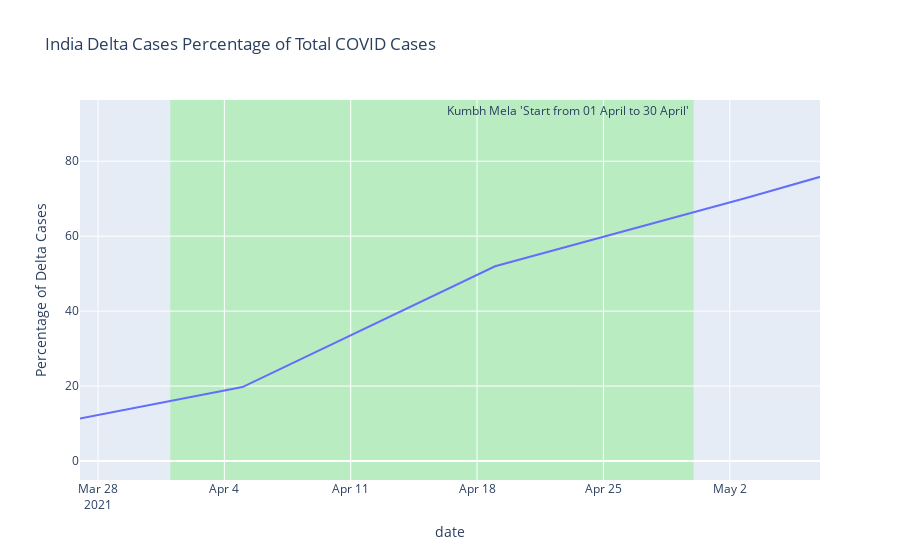

This figure's notebook cell:
### Code cell
fig = px.line(INDDelta, x='date', y='perc_sequences', 
              labels={
                     "perc_sequences": "Percentage of Delta Cases",
                 },
              title='India Delta Cases Percentage of Total COVID Cases'
              ,range_x=['2021-03-27','2021-05-07'])
# summer holiday taken between 3 June and 14 September 2020. Length and exact dates will differ depending on age group


fig.add_vrect(
    x0="2021-04-01", x1="2021-04-30",annotation_text="Kumbh Mela 'Start from 01 April to 30 April' ",
    fillcolor="LightGreen", opacity=0.5,
    layer="below", line_width=0,
)
fig.show()

### Figure 1 — Plotly figure (JSON) as saved in the notebook; plotly's stock layout.template omitted (floating-point values rounded to 4 significant figures)
{"data": [{"hovertemplate": "date=%{x}<br>Percentage of Delta Cases=%{y}<extra></extra>", "legendgroup": "", "line": {"color": "#636efa", "dash": "solid"}, "marker": {"symbol": "circle"}, "mode": "lines", "name": "", "orientation": "v", "showlegend": false, "type": "scatter", "x": ["2020-05-11T00:00:00", "2020-05-25T00:00:00", "2020-06-08T00:00:00", "2020-06-22T00:00:00", "2020-07-06T00:00:00", "2020-07-20T00:00:00", "2020-08-03T00:00:00", "2020-08-17T00:00:00", "2020-08-31T00:00:00", "2020-09-14T00:00:00", "2020-09-28T00:00:00", "2020-10-12T00:00:00", "2020-10-26T00:00:00", "2020-11-09T00:00:00", "2020-11-23T00:00:00", "2020-12-07T00:00:00", "2020-12-21T00:00:00", "2021-01-04T00:00:00", "2021-01-11T00:00:00", "2021-01-25T00:00:00", "2021-02-08T00:00:00", "2021-02-22T00:00:00", "2021-03-08T00:00:00", "2021-03-22T00:00:00", "2021-04-05T00:00:00", "2021-04-19T00:00:00", "2021-05-03T00:00:00", "2021-05-17T00:00:00", "2021-05-31T00:00:00", "2021-06-14T00:00:00", "2021-06-28T00:00:00"], "xaxis": "x", "y": [0, 0, 0, 0, 0, 0, 0, 0, 0, 0.26, 0, 0, 0, 0, 2.14, 0.62, 0.31, 0.49, 0.47, 0, 2.46, 0.86, 3.01, 6.69, 19.74, 51.96, 70.31, 89.6, 91.04, 91.27, 81.08], "yaxis": "y"}], "layout": {"annotations": [{"showarrow": false, "text": "Kumbh Mela 'Start from 01 April to 30 April' ", "x": "2021-04-30", "xanchor": "right", "xref": "x", "y": 1, "yanchor": "top", "yref": "y domain"}], "autosize": true, "legend": {"tracegroupgap": 0}, "shapes": [{"fillcolor": "LightGreen", "layer": "below", "line": {"width": 0}, "opacity": 0.5, "type": "rect", "x0": "2021-04-01", "x1": "2021-04-30", "xref": "x", "y0": 0, "y1": 1, "yref": "y domain"}], "title": {"text": "India Delta Cases Percentage of Total COVID Cases"}, "xaxis": {"anchor": "y", "domain": [0, 1], "range": ["2021-03-27", "2021-05-07"], "title": {"text": "date"}, "type": "date"}, "yaxis": {"anchor": "x", "autorange": true, "domain": [0, 1], "range": [-5.071, 96.34], "title": {"text": "Percentage of Delta Cases"}, "type": "linear"}}}
